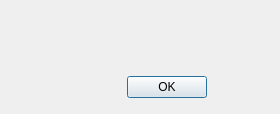
<?xml version="1.0" encoding="UTF-8"?>
<ui version="4.0">
 <class>TwitPicNewPhoto</class>
 <widget class="QDialog" name="TwitPicNewPhoto">
  <property name="geometry">
   <rect>
    <x>0</x>
    <y>0</y>
    <width>280</width>
    <height>114</height>
   </rect>
  </property>
  <property name="sizePolicy">
   <sizepolicy hsizetype="Fixed" vsizetype="Fixed">
    <horstretch>0</horstretch>
    <verstretch>0</verstretch>
   </sizepolicy>
  </property>
  <property name="maximumSize">
   <size>
    <width>16777215</width>
    <height>114</height>
   </size>
  </property>
  <property name="windowTitle">
   <string>Upload completed</string>
  </property>
  <layout class="QFormLayout" name="formLayout">
   <property name="leftMargin">
    <number>12</number>
   </property>
   <property name="topMargin">
    <number>12</number>
   </property>
   <property name="rightMargin">
    <number>12</number>
   </property>
   <item row="0" column="0">
    <widget class="QLabel" name="label">
     <property name="minimumSize">
      <size>
       <width>48</width>
       <height>48</height>
      </size>
     </property>
     <property name="maximumSize">
      <size>
       <width>48</width>
       <height>48</height>
      </size>
     </property>
     <property name="text">
      <string/>
     </property>
     <property name="pixmap">
      <pixmap resource="../res/resources.qrc">:/icons/accepted_48.png</pixmap>
     </property>
    </widget>
   </item>
   <item row="0" column="1">
    <widget class="QTextBrowser" name="textBrowser">
     <property name="minimumSize">
      <size>
       <width>0</width>
       <height>48</height>
      </size>
     </property>
     <property name="maximumSize">
      <size>
       <width>16666865</width>
       <height>48</height>
      </size>
     </property>
     <property name="baseSize">
      <size>
       <width>0</width>
       <height>48</height>
      </size>
     </property>
     <property name="palette">
      <palette>
       <active>
        <colorrole role="Base">
         <brush brushstyle="SolidPattern">
          <color alpha="0">
           <red>255</red>
           <green>255</green>
           <blue>255</blue>
          </color>
         </brush>
        </colorrole>
       </active>
       <inactive>
        <colorrole role="Base">
         <brush brushstyle="SolidPattern">
          <color alpha="0">
           <red>255</red>
           <green>255</green>
           <blue>255</blue>
          </color>
         </brush>
        </colorrole>
       </inactive>
       <disabled>
        <colorrole role="Base">
         <brush brushstyle="SolidPattern">
          <color alpha="255">
           <red>212</red>
           <green>208</green>
           <blue>200</blue>
          </color>
         </brush>
        </colorrole>
       </disabled>
      </palette>
     </property>
     <property name="frameShape">
      <enum>QFrame::NoFrame</enum>
     </property>
     <property name="verticalScrollBarPolicy">
      <enum>Qt::ScrollBarAlwaysOff</enum>
     </property>
     <property name="horizontalScrollBarPolicy">
      <enum>Qt::ScrollBarAlwaysOff</enum>
     </property>
     <property name="html">
      <string>&lt;!DOCTYPE HTML PUBLIC &quot;-//W3C//DTD HTML 4.0//EN&quot; &quot;http://www.w3.org/TR/REC-html40/strict.dtd&quot;&gt;
&lt;html&gt;&lt;head&gt;&lt;meta name=&quot;qrichtext&quot; content=&quot;1&quot; /&gt;&lt;style type=&quot;text/css&quot;&gt;
p, li { white-space: pre-wrap; }
&lt;/style&gt;&lt;/head&gt;&lt;body style=&quot; font-family:'Lucida Grande'; font-size:13pt; font-weight:400; font-style:normal;&quot;&gt;
&lt;p style=&quot;-qt-paragraph-type:empty; margin-top:0px; margin-bottom:0px; margin-left:0px; margin-right:0px; -qt-block-indent:0; text-indent:0px;&quot;&gt;&lt;/p&gt;&lt;/body&gt;&lt;/html&gt;</string>
     </property>
     <property name="openExternalLinks">
      <bool>true</bool>
     </property>
    </widget>
   </item>
   <item row="1" column="1">
    <layout class="QHBoxLayout" name="horizontalLayout_2">
     <item>
      <spacer name="horizontalSpacer_2">
       <property name="orientation">
        <enum>Qt::Horizontal</enum>
       </property>
       <property name="sizeHint" stdset="0">
        <size>
         <width>40</width>
         <height>20</height>
        </size>
       </property>
      </spacer>
     </item>
     <item>
      <widget class="QDialogButtonBox" name="buttonBox">
       <property name="orientation">
        <enum>Qt::Horizontal</enum>
       </property>
       <property name="standardButtons">
        <set>QDialogButtonBox::Ok</set>
       </property>
       <property name="centerButtons">
        <bool>true</bool>
       </property>
      </widget>
     </item>
     <item>
      <spacer name="horizontalSpacer">
       <property name="orientation">
        <enum>Qt::Horizontal</enum>
       </property>
       <property name="sizeHint" stdset="0">
        <size>
         <width>40</width>
         <height>20</height>
        </size>
       </property>
      </spacer>
     </item>
    </layout>
   </item>
  </layout>
 </widget>
 <resources>
  <include location="../res/resources.qrc"/>
 </resources>
 <connections>
  <connection>
   <sender>buttonBox</sender>
   <signal>accepted()</signal>
   <receiver>TwitPicNewPhoto</receiver>
   <slot>accept()</slot>
   <hints>
    <hint type="sourcelabel">
     <x>248</x>
     <y>254</y>
    </hint>
    <hint type="destinationlabel">
     <x>157</x>
     <y>274</y>
    </hint>
   </hints>
  </connection>
  <connection>
   <sender>buttonBox</sender>
   <signal>rejected()</signal>
   <receiver>TwitPicNewPhoto</receiver>
   <slot>reject()</slot>
   <hints>
    <hint type="sourcelabel">
     <x>316</x>
     <y>260</y>
    </hint>
    <hint type="destinationlabel">
     <x>286</x>
     <y>274</y>
    </hint>
   </hints>
  </connection>
 </connections>
</ui>
